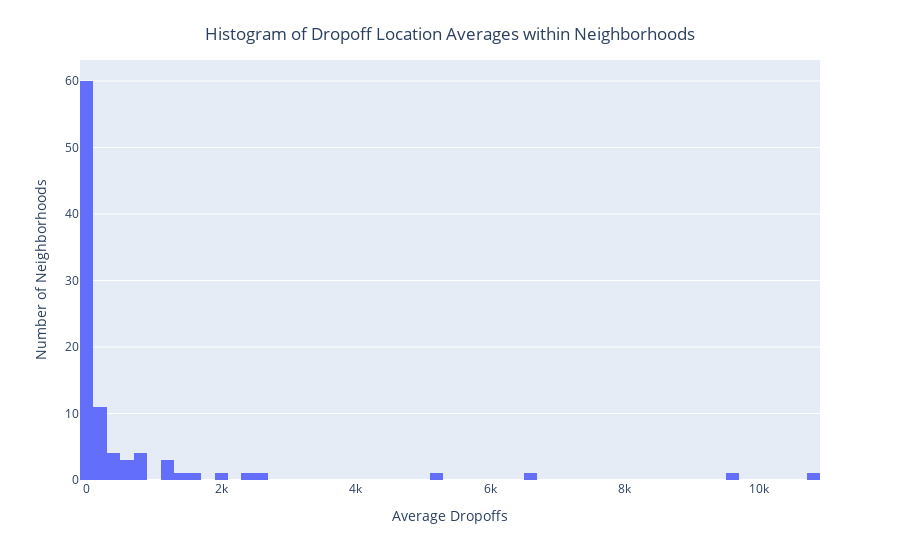

Source (notebook cell):
### Markdown cell above
### 4.3.2 Top 10 Neighborhoods

### Code cell
# Create histogram of trips by location dropoff
fig = px.histogram(location_avg, 
                   x="average_trips", 
                   nbins=100)

# Update figure, center title, change xaxis title font size, change yaxis title font size
fig.update_layout(title={'text': 'Histogram of Dropoff Location Averages within Neighborhoods',
                            'y':0.95,
                            'x':0.5,
                            'xanchor': 'center',
                            'yanchor': 'top'},
                    xaxis_title='Average Dropoffs',
                    yaxis_title='Number of Neighborhoods')

# Show plot
fig.show()

### Figure 1 — Plotly figure (JSON) as saved in the notebook; plotly's stock layout.template omitted (floating-point values rounded to 4 significant figures)
{"data": [{"alignmentgroup": "True", "bingroup": "x", "hovertemplate": "average_trips=%{x}<br>count=%{y}<extra></extra>", "legendgroup": "", "marker": {"color": "#636efa", "pattern": {"shape": ""}}, "name": "", "nbinsx": 100, "offsetgroup": "", "orientation": "v", "showlegend": false, "type": "histogram", "x": [10730.0, 9524.0, 6665.0, 5164.0, 2547.0, 2421.0, 2069.0, 1510, 1364.0, 1260.0, 1247.0, 1212.0, 863.7, 849.7, 839.8, 745.4, 620.3, 583.3, 516.4, 469.6, 395.5, 393.3, 356.7, 299.0, 298.3, 296.6, 255.1, 208.2, 182.6, 180.9, 178.9, 143.3, 142.9, 119.7, 97.87, 95.23, 89.37, 77.1, 77.03, 74.33, 74.3, 67.83, 65.77, 64.03, 59.03, 53.97, 52.43, 51.6, 44.43, 43.57, 40.53, 36.17, 33.8, 33.1, 32.17, 30.17, 27.6, 27.57, 25.43, 23.2, 22.93, 22.6, 19.47, 16.87, 16.63, 16.13, 16.03, 15.17, 14.5, 14.37, 14.23, 14.17, 13, 12.27, 10.5, 9.567, 9.133, 8.367, 8.233, 8.167, 7.733, 7.7, 7.5, 6.967, 6.467, 5.767, 5.667, 3.897, 3.8, 3.138, 3.118, 2.333, 1.962, 1.8], "xaxis": "x", "yaxis": "y"}], "layout": {"barmode": "relative", "legend": {"tracegroupgap": 0}, "margin": {"t": 60}, "title": {"text": "Histogram of Dropoff Location Averages within Neighborhoods", "x": 0.5, "xanchor": "center", "y": 0.95, "yanchor": "top"}, "xaxis": {"anchor": "y", "domain": [0, 1], "title": {"text": "Average Dropoffs"}}, "yaxis": {"anchor": "x", "domain": [0, 1], "title": {"text": "Number of Neighborhoods"}}}}
